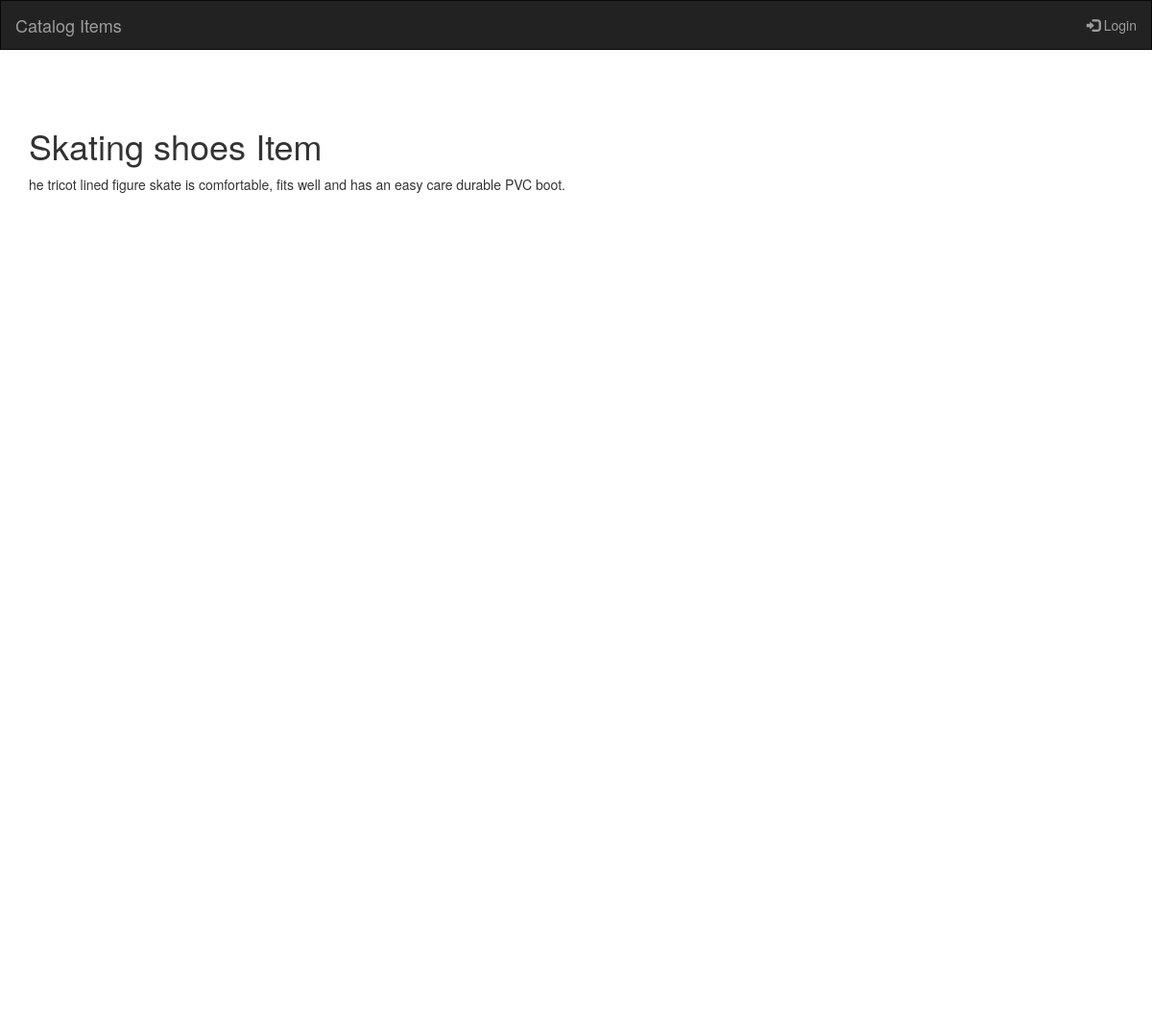
The page /catalog/Skating/Skating shoes on the database its author committed.
### database_setup.py (models this page shows, shortened)
class CatalogItem(Base):
    __tablename__ = 'catalog_item'
    name = Column(String(80), nullable=False, unique=True)
    id = Column(Integer, primary_key=True)
    description = Column(String(250))
    picture_name = Column(String(500))
    catalog_id = Column(Integer, ForeignKey('catalog.id'))
    catalog = relationship(Catalog, backref=backref("items", cascade="all,delete"))
    user_id = Column(Integer, ForeignKey('user.id'))
    user = relationship(User, backref=backref("items", cascade="all,delete"))

### project.py (the view)
@app.route('/catalog/<string:catalog_name>/<string:item_name>')
def showitem(catalog_name, item_name):
    catalog = session.query(Catalog).filter_by(name=catalog_name).one()
    item = session.query(CatalogItem).filter_by(name=item_name).one()
    return render_template('item.html', item=item)

### templates/item.html (shortened to what this page needs)
{% extends "main.html" %}
{% block content %}
<div class="container text-center">
  <div class="row content">
    <div class="col-md-8 text-left">
      <h1>{{item.name}} Item</h1>
      <p >{{item.description}} </p>
    </div>
    <div class="col-md-2 text-left">
    </div>
  </div>
</div>
{% endblock %}

### templates/main.html (style rules this page uses)
.row.content { height: 960px }

### rows shown on the page
CatalogItem: name "Skating shoes", description "he tricot lined figure skate is comfortable, fits well and has an easy care durable PVC boot."
